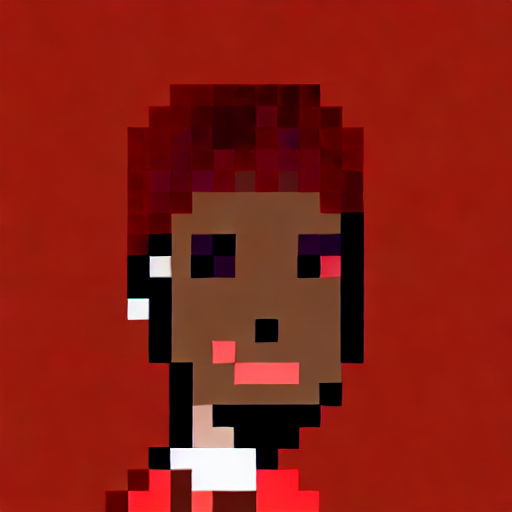
#> input picture test_carbon_punk_512.png, 512 x 512 px
$ python measure_color_accuracy.py ../test_carbon_punk_512.png ../lad_057_Hughx.png ../lad_057_Hughx.png
#> lines starting #> are read from the running program, lines starting #| are printed output that depends on the picture
#!/usr/bin/env python3
"""
Measure Color Accuracy - Quantitative Metrics for LoRA Testing

Replaces subjective scoring with pixel-level color accuracy measurements.

Measures:
- Background color accuracy (% pixels matching expected hex)
- Hair color accuracy (dominant color vs expected)
- Two-tone hair detection (multiple dominant colors = bad)
- Accessory presence/accuracy (crown, earrings, necklace)
- Color purity (solid vs multi-toned regions)

Usage:
    python scripts/measure_color_accuracy.py /path/to/image.png --prompt-data '{"background": "#00FF00", "hair": "#FF1493"}'

Or import as module:
    from measure_color_accuracy import measure_color_accuracy
    metrics = measure_color_accuracy(image, expected_colors)
"""

import sys
import json
from PIL import Image
import numpy as np
from collections import Counter
from typing import Dict, Tuple, List

def hex_to_rgb(hex_color: str) -> Tuple[int, int, int]:
    """Convert hex color to RGB tuple"""
    hex_color = hex_color.lstrip('#')
    return tuple(int(hex_color[i:i+2], 16) for i in (0, 2, 4))

def rgb_to_hex(rgb: Tuple[int, int, int]) -> str:
    """Convert RGB tuple to hex string"""
    return '#{:02x}{:02x}{:02x}'.format(rgb[0], rgb[1], rgb[2])

def color_distance(color1: Tuple[int, int, int], color2: Tuple[int, int, int]) -> float:
    """Calculate Euclidean distance between two RGB colors"""
    return np.sqrt(sum((int(c1) - int(c2)) ** 2 for c1, c2 in zip(color1, color2)))

def colors_match(color1: Tuple[int, int, int], color2: Tuple[int, int, int], tolerance: int = 30) -> bool:
    """Check if two colors match within tolerance"""
    return color_distance(color1, color2) <= tolerance

def get_dominant_colors(pixels: List[Tuple[int, int, int]], n: int = 5) -> List[Tuple[Tuple[int, int, int], int]]:
    """Get top N dominant colors and their counts"""
    color_counts = Counter(pixels)
    return color_counts.most_common(n)

def measure_background_accuracy(image: Image.Image, expected_hex: str, tolerance: int = 30) -> Dict:
    """
    Measure background color accuracy

    Strategy:
    1. Sample edge pixels (likely background in 24x24 portraits)
    2. Find dominant color in edge pixels
    3. Count % of edge pixels matching expected color
    """
    img_array = np.array(image)
    height, width = img_array.shape[:2]

    # Sample edge pixels (outer 20% border)
    border_width = max(1, int(width * 0.2))
    border_height = max(1, int(height * 0.2))

    edge_pixels = []

    # Top and bottom edges
    edge_pixels.extend(img_array[0:border_height, :].reshape(-1, 3))
    edge_pixels.extend(img_array[-border_height:, :].reshape(-1, 3))

    # Left and right edges (excluding corners already counted)
    edge_pixels.extend(img_array[border_height:-border_height, 0:border_width].reshape(-1, 3))
    edge_pixels.extend(img_array[border_height:-border_height, -border_width:].reshape(-1, 3))

    # Convert to list of tuples
    edge_pixels = [tuple(p) for p in edge_pixels]

    # Expected background color
    expected_rgb = hex_to_rgb(expected_hex)

    # Count matching pixels
    matching_count = sum(1 for p in edge_pixels if colors_match(p, expected_rgb, tolerance))
    total_count = len(edge_pixels)

    accuracy = (matching_count / total_count * 100) if total_count > 0 else 0

    # Find actual dominant background color
    dominant_colors = get_dominant_colors(edge_pixels, n=3)
    actual_dominant = dominant_colors[0][0] if dominant_colors else (0, 0, 0)
    actual_dominant_hex = rgb_to_hex(actual_dominant)

    return {
        "expected_color": expected_hex,
        "actual_dominant_color": actual_dominant_hex,
        "accuracy_percent": round(accuracy, 2),
        "matching_pixels": matching_count,
        "total_pixels": total_count,
        "is_correct": accuracy >= 70  # Threshold for "correct"
    }

def measure_hair_accuracy(image: Image.Image, expected_hex: str, tolerance: int = 40) -> Dict:
    """
    Measure hair color accuracy and detect two-toning

    Strategy:
    1. Sample top 1/3 of image (likely hair region)
    2. Exclude very light colors (likely face/skin)
    3. Find dominant colors in hair region
    4. Check for two-toning (multiple strong colors)
    """
    img_array = np.array(image)
    height, width = img_array.shape[:2]

    # Sample top 1/3 (hair region)
    hair_height = int(height * 0.33)
    hair_region = img_array[0:hair_height, :]

    # Convert to list of tuples
    hair_pixels = [tuple(p) for p in hair_region.reshape(-1, 3)]

    # Filter out very light colors (skin tones, white, beige)
    # Keep only colors with at least one channel < 200
    dark_hair_pixels = [p for p in hair_pixels if min(p) < 200]

    if len(dark_hair_pixels) == 0:
        return {
            "expected_color": expected_hex,
            "actual_dominant_color": "#FFFFFF",
            "accuracy_percent": 0,
            "is_two_toned": False,
            "two_tone_confidence": 0,
            "dominant_colors": []
        }

    # Expected hair color
    expected_rgb = hex_to_rgb(expected_hex)

    # Count matching pixels
    matching_count = sum(1 for p in dark_hair_pixels if colors_match(p, expected_rgb, tolerance))
    accuracy = (matching_count / len(dark_hair_pixels) * 100)

    # Find dominant colors
    dominant_colors = get_dominant_colors(dark_hair_pixels, n=5)

    # Detect two-toning
    # If 2nd most common color has > 20% the frequency of 1st, it's two-toned
    is_two_toned = False
    two_tone_confidence = 0

    if len(dominant_colors) >= 2:
        first_count = dominant_colors[0][1]
        second_count = dominant_colors[1][1]

        # Check if colors are actually different (not just noise)
        first_color = dominant_colors[0][0]
        second_color = dominant_colors[1][0]

        if color_distance(first_color, second_color) > 40:  # Significantly different
            ratio = second_count / first_count
            if ratio > 0.2:  # Second color is > 20% as common as first
                is_two_toned = True
                two_tone_confidence = min(ratio * 100, 100)

    # Format dominant colors for output
    dominant_colors_formatted = [
        {
            "color": rgb_to_hex(color),
            "count": count,
            "percent": round(count / len(dark_hair_pixels) * 100, 2)
        }
        for color, count in dominant_colors[:3]
    ]

    actual_dominant_hex = rgb_to_hex(dominant_colors[0][0]) if dominant_colors else "#000000"

    return {
        "expected_color": expected_hex,
        "actual_dominant_color": actual_dominant_hex,
        "accuracy_percent": round(accuracy, 2),
        "is_two_toned": is_two_toned,
        "two_tone_confidence": round(two_tone_confidence, 2),
        "dominant_colors": dominant_colors_formatted
    }

def measure_accessory_presence(image: Image.Image, expected_colors: Dict[str, str], tolerance: int = 40) -> Dict:
    """
    Detect presence of accessories by color

    Strategy:
    - Crown: Yellow/gold in top 1/4
    - Necklace: Green in middle-bottom area
    - Earrings: Gold on sides of middle region
    """
    img_array = np.array(image)
    height, width = img_array.shape[:2]

    results = {}

    # Crown detection (yellow/gold in top 1/4)
    if "crown" in expected_colors:
        crown_expected = hex_to_rgb(expected_colors["crown"])
        crown_region = img_array[0:int(height*0.25), :]
        crown_pixels = [tuple(p) for p in crown_region.reshape(-1, 3)]

        crown_matches = sum(1 for p in crown_pixels if colors_match(p, crown_expected, tolerance))
        crown_percent = (crown_matches / len(crown_pixels) * 100)

        results["crown"] = {
            "expected_color": expected_colors["crown"],
            "detection_confidence": round(crown_percent, 2),
            "is_present": crown_percent > 2  # At least 2% of region
        }

    # Necklace detection (green in middle-bottom)
    if "necklace" in expected_colors:
        necklace_expected = hex_to_rgb(expected_colors["necklace"])
        necklace_region = img_array[int(height*0.4):int(height*0.8), :]
        necklace_pixels = [tuple(p) for p in necklace_region.reshape(-1, 3)]

        necklace_matches = sum(1 for p in necklace_pixels if colors_match(p, necklace_expected, tolerance))
        necklace_percent = (necklace_matches / len(necklace_pixels) * 100)

        results["necklace"] = {
            "expected_color": expected_colors["necklace"],
            "detection_confidence": round(necklace_percent, 2),
            "is_present": necklace_percent > 2
        }

    return results

def measure_color_purity(image: Image.Image) -> Dict:
    """
    Measure color purity (solid vs noisy/multi-toned)

    Pixel art should have limited palette and solid color regions.
    """
    img_array = np.array(image)
    pixels = [tuple(p) for p in img_array.reshape(-1, 3)]

    # Count unique colors
    unique_colors = len(set(pixels))
    total_pixels = len(pixels)

    # Get dominant colors
    dominant_colors = get_dominant_colors(pixels, n=10)

    # Calculate entropy (color variety)
    # Lower entropy = more solid colors
    top_10_count = sum(count for _, count in dominant_colors[:10])
    top_10_ratio = top_10_count / total_pixels

    # Purity score: Higher is better (more solid, less noisy)
    # Perfect pixel art: 20-50 colors, top 10 colors cover 80%+
    purity_score = 0

    if unique_colors <= 50:
        purity_score += 30  # Good palette size
    elif unique_colors <= 100:
        purity_score += 15

    if top_10_ratio >= 0.8:
        purity_score += 40  # Top 10 colors dominate
    elif top_10_ratio >= 0.6:
        purity_score += 20

    # Bonus for very limited palette (true pixel art)
    if unique_colors <= 30:
        purity_score += 30

    return {
        "unique_colors": unique_colors,
        "color_purity_score": min(purity_score, 100),
        "top_10_coverage_percent": round(top_10_ratio * 100, 2),
        "is_clean_pixel_art": unique_colors <= 50 and top_10_ratio >= 0.7
    }

def measure_color_accuracy(image_path: str, expected_colors: Dict[str, str]) -> Dict:
    """
    Main function: Measure all color accuracy metrics

    Args:
        image_path: Path to generated image
        expected_colors: Dict with keys like "background", "hair", "crown", "necklace"

    Returns:
        Complete color accuracy metrics
    """
    # Load image
    image = Image.open(image_path)

    # Measure background
    background_metrics = measure_background_accuracy(
        image,
        expected_colors.get("background", "#00FF00"),
        tolerance=30
    )

    # Measure hair
    hair_metrics = measure_hair_accuracy(
        image,
        expected_colors.get("hair", "#FF1493"),
        tolerance=40
    )

    # Measure accessories
    accessory_metrics = measure_accessory_presence(
        image,
        {k: v for k, v in expected_colors.items() if k in ["crown", "necklace", "earrings"]},
        tolerance=40
    )

    # Measure color purity
    purity_metrics = measure_color_purity(image)

    # Calculate overall color accuracy score (0-100)
    overall_score = (
        background_metrics["accuracy_percent"] * 0.4 +  # 40% weight
        hair_metrics["accuracy_percent"] * 0.4 +         # 40% weight
        purity_metrics["color_purity_score"] * 0.2       # 20% weight
    )

    return {
        "overall_color_accuracy": round(overall_score, 2),
        "background": background_metrics,
        "hair": hair_metrics,
        "accessories": accessory_metrics,
        "color_purity": purity_metrics
    }

# Default test prompt colors
DEFAULT_EXPECTED_COLORS = {
    "background": "#00FF00",  # green
    "hair": "#FF1493",        # deep pink
    "crown": "#FFD700",       # gold
    "necklace": "#00FF00",    # green
    "earrings": "#FFD700",    # gold
    "lips": "#FF69B4"         # pink
}

def main():
    if len(sys.argv) < 2:
        print("Usage: python measure_color_accuracy.py <image_path> [--expected-colors JSON]")
        print("\nExample:")
        print('  python measure_color_accuracy.py test_512.png')
        print('  python measure_color_accuracy.py test_512.png --expected-colors \'{"background": "#00FF00"}\'')
        return

    image_path = sys.argv[1]

    # Parse expected colors
    expected_colors = DEFAULT_EXPECTED_COLORS.copy()
    if len(sys.argv) > 2 and sys.argv[2] == "--expected-colors":
        custom_colors = json.loads(sys.argv[3])
        expected_colors.update(custom_colors)

    # Measure
    print(f"\n📊 Measuring color accuracy: {image_path}")
    print(f"Expected colors: {json.dumps(expected_colors, indent=2)}\n")

    metrics = measure_color_accuracy(image_path, expected_colors)
#> in measure_color_accuracy, image is the input picture: PIL image 512x512 RGB; mean R, G, B 135.6, 30.5, 19.9
#> in measure_background_accuracy, `edge_pixels = [tuple(p) for p in edge_pixels]`: edge_pixels = 167280 items
#> in measure_background_accuracy, `matching_count = sum(1 for p in edge_pixels if colors_match(p, expecte..`: matching_count = 0
#> in measure_background_accuracy, `total_count = len(edge_pixels)`: total_count = 167280
#> in measure_background_accuracy, `accuracy = (matching_count / total_count * 100) if total_count > 0 els..`: accuracy = 0
#> in get_dominant_colors, `color_counts = Counter(pixels)`: color_counts = 5933 items
#> in measure_background_accuracy, `dominant_colors = get_dominant_colors(edge_pixels, n=3)`: dominant_colors = [((153, 25, 12), 4603), ((0, 0, 0), 3871), ((153, 26, 13), 3162)]
#> in measure_background_accuracy, `actual_dominant = dominant_colors[0][0] if dominant_colors else (0, 0,..`: actual_dominant = (153, 25, 12)
#> in measure_background_accuracy, `actual_dominant_hex = rgb_to_hex(actual_dominant)`: actual_dominant_hex = '#99190c'
#> in measure_color_accuracy, `background_metrics = measure_background_accuracy( image, expected_colo..`: background_metrics = {'expected_color': '#00FF00', 'actual_dominant_color': '#99190c', 'accuracy_percent': 0, 'matching_pixels': 0, 'total_pixels': 167280, 'is_correct': False}
#> in measure_hair_accuracy, `hair_region = img_array[0:hair_height, :]`:
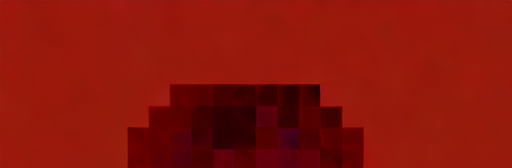
#> hair_region: shape (168, 512, 3); mean R, G, B 138.4, 20, 10.3
#> in measure_hair_accuracy, `hair_pixels = [tuple(p) for p in hair_region.reshape(-1, 3)]`: hair_pixels = 86016 items
#> in measure_hair_accuracy, `matching_count = sum(1 for p in dark_hair_pixels if colors_match(p, ex..`: matching_count = 0
#> in measure_hair_accuracy, `dominant_colors = get_dominant_colors(dark_hair_pixels, n=5)`: dominant_colors = [((153, 25, 12), 1937), ((153, 25, 13), 1394), ((154, 24, 12), 1388), ((152, 25, 12), 1344), ((153, 24, 11), 1343)]
#> in measure_hair_accuracy, `first_count = dominant_colors[0][1]`: first_count = 1937
#> in measure_hair_accuracy, `second_count = dominant_colors[1][1]`: second_count = 1394
#> in measure_hair_accuracy, `first_color = dominant_colors[0][0]`: first_color = (153, 25, 12)
#> in measure_hair_accuracy, `second_color = dominant_colors[1][0]`: second_color = (153, 25, 13)
#> in measure_hair_accuracy, `dominant_colors_formatted = [ { "color": rgb_to_hex(color), "count": c..`: dominant_colors_formatted = 3 items
#> in measure_hair_accuracy, `actual_dominant_hex = rgb_to_hex(dominant_colors[0][0]) if dominant_co..`: actual_dominant_hex = '#99190c'
#> in measure_color_accuracy, `hair_metrics = measure_hair_accuracy( image, expected_colors.get("hair..`: hair_metrics = 6 items
#> in measure_accessory_presence, `crown_expected = hex_to_rgb(expected_colors["crown"])`: crown_expected = (255, 215, 0)
#> in measure_accessory_presence, `crown_region = img_array[0:int(height*0.25), :]`:
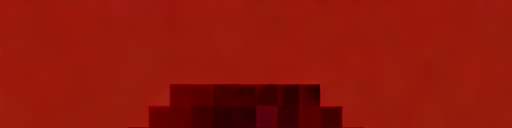
#> crown_region: shape (128, 512, 3); mean R, G, B 143.8, 21.9, 10.8
#> in measure_accessory_presence, `crown_pixels = [tuple(p) for p in crown_region.reshape(-1, 3)]`: crown_pixels = 65536 items
#> in measure_accessory_presence, `crown_matches = sum(1 for p in crown_pixels if colors_match(p, crown_e..`: crown_matches = 0
#> in measure_accessory_presence, `necklace_expected = hex_to_rgb(expected_colors["necklace"])`: necklace_expected = (0, 255, 0)
#> in measure_accessory_presence, `necklace_region = img_array[int(height*0.4):int(height*0.8), :]`:
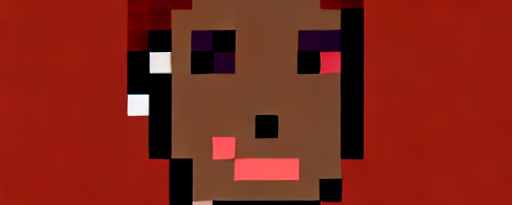
#> necklace_region: shape (205, 512, 3); mean R, G, B 127.8, 36.2, 23.3
#> in measure_accessory_presence, `necklace_pixels = [tuple(p) for p in necklace_region.reshape(-1, 3)]`: necklace_pixels = 104960 items
#> in measure_accessory_presence, `necklace_matches = sum(1 for p in necklace_pixels if colors_match(p, n..`: necklace_matches = 0
#> in measure_color_accuracy, `accessory_metrics = measure_accessory_presence( image, {k: v for k, v ..`: accessory_metrics = 2 items
#> in measure_color_purity, `pixels = [tuple(p) for p in img_array.reshape(-1, 3)]`: pixels = 262144 items
#> in measure_color_purity, `unique_colors = len(set(pixels))`: unique_colors = 15343
#> in measure_color_purity, `total_pixels = len(pixels)`: total_pixels = 262144
#> in measure_color_purity, `dominant_colors = get_dominant_colors(pixels, n=10)`: dominant_colors = [((0, 0, 0), 12038), ((153, 25, 12), 4997), ((153, 25, 11), 3485), ((153, 26, 13), 3479), ((154, 25, 12), 3443), ((153, 26, 12), 3318), ((152, 26, 12), 3286), ((152, 25, 12), 3285), ((153, 25, 13), 3202), ((153, 24, 11), 3071)]
#> in measure_color_purity, `top_10_count = sum(count for _, count in dominant_colors[:10])`: top_10_count = 43604
#> in measure_color_purity, `top_10_ratio = top_10_count / total_pixels`: top_10_ratio = 0.166
#> in measure_color_accuracy, `purity_metrics = measure_color_purity(image)`: purity_metrics = {'unique_colors': 15343, 'color_purity_score': 0, 'top_10_coverage_percent': 16.63, 'is_clean_pixel_art': False}
#> in measure_color_accuracy, `overall_score = ( background_metrics["accuracy_percent"] * 0.4 +  # 40..`: overall_score = 0
#> metrics = 5 items

    # Pretty print results
    print("=" * 80)
    print(f"OVERALL COLOR ACCURACY: {metrics['overall_color_accuracy']:.2f}%")
#| OVERALL COLOR ACCURACY: 0.00%
    print("=" * 80)

    print("\n🎨 Background:")
    bg = metrics["background"]
#> bg has the same summary as background_metrics in measure_color_accuracy
    print(f"  Expected: {bg['expected_color']}")
#|   Expected: #00FF00
    print(f"  Actual:   {bg['actual_dominant_color']}")
#|   Actual:   #99190c
    print(f"  Accuracy: {bg['accuracy_percent']:.2f}% ({bg['matching_pixels']}/{bg['total_pixels']} pixels)")
#|   Accuracy: 0.00% (0/167280 pixels)
    print(f"  Correct:  {'✅ YES' if bg['is_correct'] else '❌ NO'}")
#|   Correct:  ❌ NO

    print("\n💇 Hair:")
    hair = metrics["hair"]
#> hair = 6 items
    print(f"  Expected: {hair['expected_color']}")
#|   Expected: #FF1493
    print(f"  Actual:   {hair['actual_dominant_color']}")
#|   Actual:   #99190c
    print(f"  Accuracy: {hair['accuracy_percent']:.2f}%")
#|   Accuracy: 0.00%
    print(f"  Two-toned: {'⚠️ YES' if hair['is_two_toned'] else '✅ NO'} (confidence: {hair['two_tone_confidence']:.1f}%)")
#|   Two-toned: ✅ NO (confidence: 0.0%)
    if hair.get("dominant_colors"):
        print(f"  Dominant colors:")
        for dc in hair["dominant_colors"]:
            print(f"    - {dc['color']}: {dc['percent']:.1f}%")
#> this loop made 3 passes
#> dc on passes 1 to 3: {'color': '#99190c', 'count': 1937, 'percent': 2.25}, {'color': '#99190d', 'count': 1394, 'percent': 1.62}, {'color': '#9a180c', 'count': 1388, 'percent': 1.61}
#> (printed output is left out)

    print("\n👑 Accessories:")
    for accessory, data in metrics["accessories"].items():
        print(f"  {accessory.capitalize()}:")
        print(f"    Expected: {data['expected_color']}")
        print(f"    Confidence: {data['detection_confidence']:.2f}%")
        print(f"    Present: {'✅ YES' if data['is_present'] else '❌ NO'}")
#> this loop made 2 passes
#> accessory on passes 1 to 2: 'crown', 'necklace'
#> (printed output is left out)

    print("\n🎨 Color Purity:")
    purity = metrics["color_purity"]
#> purity has the same summary as purity_metrics in measure_color_accuracy
    print(f"  Unique colors: {purity['unique_colors']}")
#|   Unique colors: 15343
    print(f"  Top 10 coverage: {purity['top_10_coverage_percent']:.1f}%")
#|   Top 10 coverage: 16.6%
    print(f"  Purity score: {purity['color_purity_score']:.1f}/100")
#|   Purity score: 0.0/100
    print(f"  Clean pixel art: {'✅ YES' if purity['is_clean_pixel_art'] else '❌ NO'}")
#|   Clean pixel art: ❌ NO

    print("\n" + "=" * 80)
    print(f"Overall: {metrics['overall_color_accuracy']:.2f}/100")
#| Overall: 0.00/100
    print("=" * 80)

    # Also save JSON
    json_path = image_path.replace('.png', '_color_metrics.json')
    with open(json_path, 'w') as f:
        json.dump(metrics, f, indent=2)
    print(f"\n✅ Metrics saved to: {json_path}")

if __name__ == "__main__":
    main()
